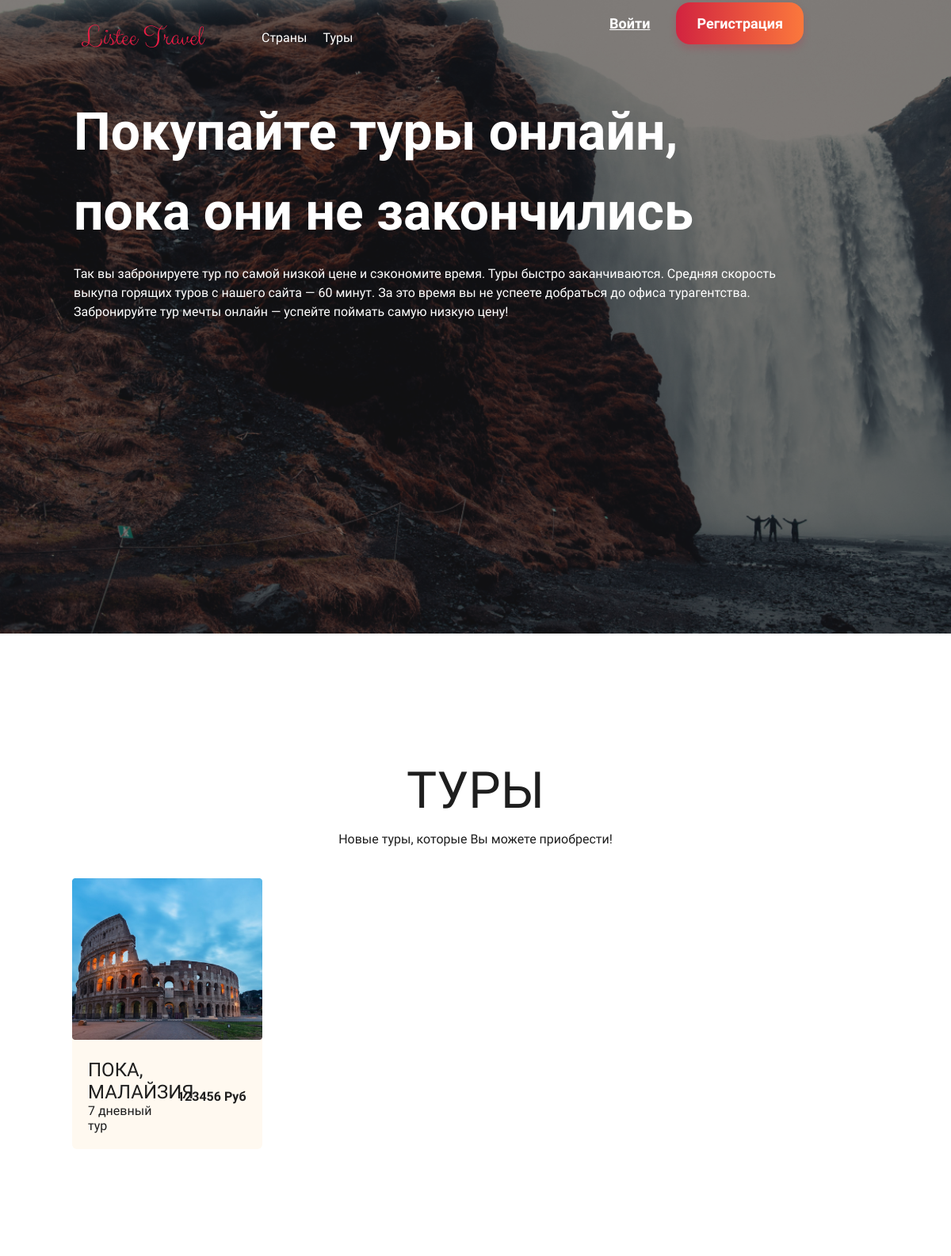
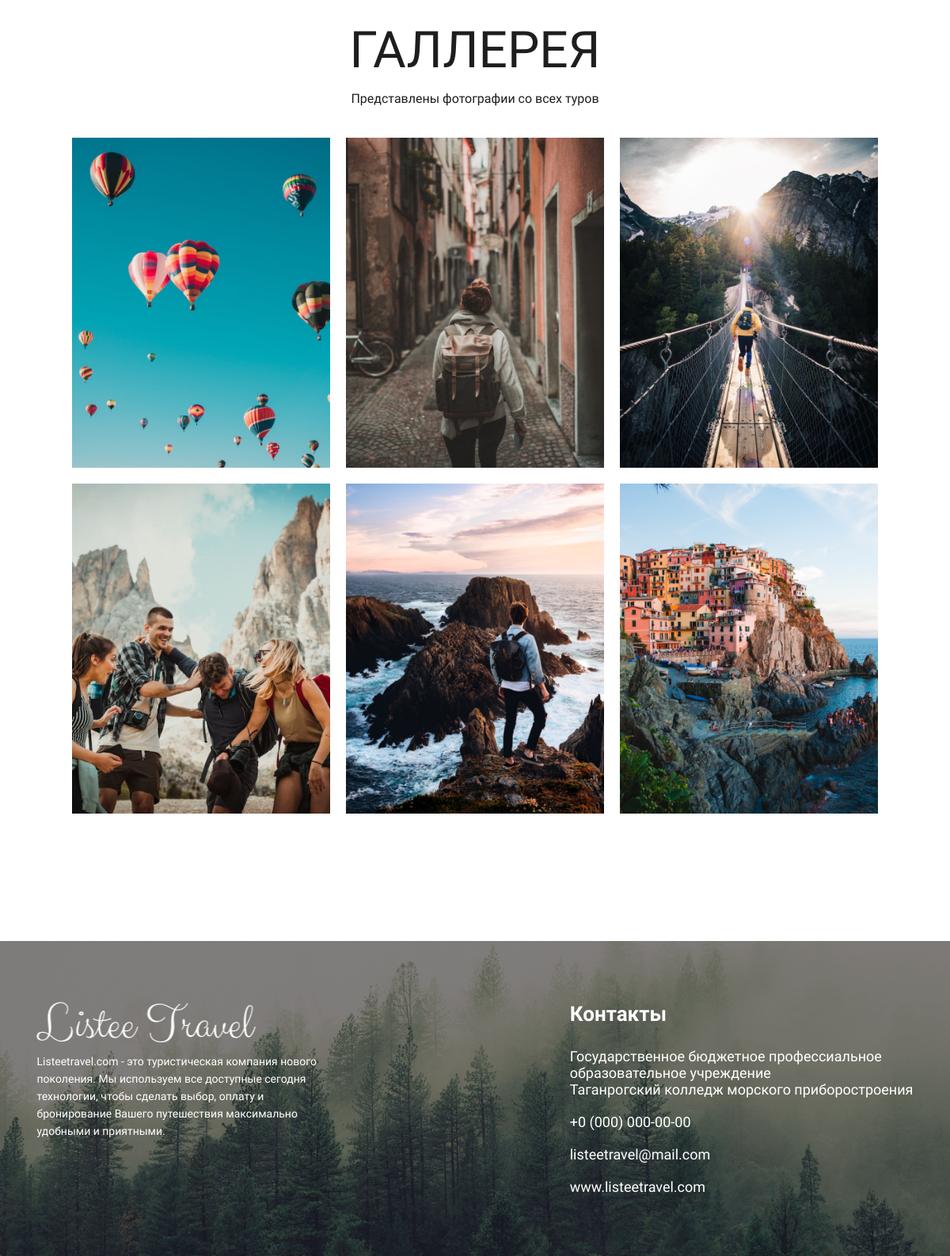
The app's page /tour/country.php?id=3 with its own data (2 pictures, top to bottom).
### tables this page shows
CREATE TABLE `tours` (
  `id` int(11) NOT NULL,
  `idcountry` int(11) NOT NULL,
  `title` varchar(100) NOT NULL,
  `price` int(11) NOT NULL,
  `pathimg` varchar(500) NOT NULL,
  `descrip` varchar(1000) NOT NULL,
  `startdate` date NOT NULL,
  `finishdate` date NOT NULL
);

CREATE TABLE `country` (
  `id` int(11) NOT NULL,
  `title` varchar(100) NOT NULL,
  `pathimg` varchar(500) NOT NULL
);

### tour/country.php (the view, shortened to what this page needs)
<?php
require_once("../db/db.php");
?>
<!DOCTYPE html>
<html lang="en">
<head>
    <link rel="stylesheet" href="../style/style.css">
    <link rel="stylesheet" href="../style/media.css">
</head>
<body>
<header>
        <div class="hi">
        </div>
        <div class="header-wrapper">
            <nav class="menu">
                <div class="menu-logo">
                    <a href="../index.php"><img src="../img/logo.png"></a>
                </div>
                <ul class="menu-btn">
                    <li><a href="../view_country/view_all.php">Страны</a></li>
                    <li><a href="all_tour.php">Туры</a></li>
                </ul>
                <?php
                if(!isset($_COOKIE["id"])) { ?>
                    <div class="signin-btns">
                        <ul class="sb-list">
                            <li class="sbl-item"><a href="../login/login.php" class="sbli-signin">Войти</a></li>
                            <li class="sbl-item"><a href="../registration/registration.php" class="sbli-signup">Регистрация</a></li>
                        </ul>
                    </div>
                <?php } ?>
            </nav>
            <div class="header-slogan">
                <p class="hs-title">Покупайте туры онлайн, пока они не закончились</p>
                <p class="hs-subtitle">Так вы забронируете тур по самой низкой цене и сэкономите время. Туры быстро заканчиваются. Средняя скорость выкупа горящих туров с нашего сайта — 60 минут. За это время вы не успеете добраться до офиса турагентства. Забронируйте тур мечты онлайн — успейте поймать самую низкую цену!</p>
            </div>
        </div>
    </header>
    <main>
        <div class="container-tour-packages">
            <section class="tour-packages">
                <div class="tp-wrapper">
                    <div class="tw-title">
                        <p>ТУРЫ</p>
                    </div>
                    <div class="tp-subtitle">
                        <p>Новые туры, которые Вы можете приобрести!</p>
                    </div>
                    <div class="tp-info">
                        <div class="tpi-wrapper">
                            <div class="tpiw-block">
                                <?php
                                $idcount = $_GET['id'];
                                $sel_tour = mysqli_query($link, "SELECT * FROM `tours` WHERE `idcountry` = '$idcount'");
                                $sel_tour = mysqli_fetch_all($sel_tour);
                                $sel_count = mysqli_query($link, "SELECT * FROM `country` WHERE `id` = '$idcount'");
                                $sel_count = mysqli_fetch_assoc($sel_count);
                                foreach($sel_tour as $st) { ?>
                                    <a href="tour.php?id=<?php echo $st[0]; ?>">
                                        <img src="<?php print("../" . $st[4]); ?>" width="346px" >
                                        <div class="tpiwb-main">
                                            <div class="tpiwb-decrip">
                                                <p class="tpiwb-first"><?php echo $st[2]; ?>, <?php echo $sel_count['title']; ?></p>
                                                <p class="tpiwb-second">7 дневный тур</p>
                                            </div>
                                            <div class="tpiwb-price">
                                                <p><?php echo $st[3]; ?> Руб</p>
                                            </div>
                                        </div>
                                    </a>
                                <?php } ?>
                            </div>
                        </div>
                    </div>
                </div>
            </section>
        </div>
        <div class="container-photos">
            <section class="photos">
                <div class="photos-wrapper">
                    <div class="pw-title">
                        <p>ГАЛЛЕРЕЯ</p>
                    </div>
                    <div class="pw-subtitle">
                        <p>Представлены фотографии со всех туров</p>
                    </div>
                    <div class="pw-gallery">
                        <img src="../img/gallery-1.png">
                        <img src="../img/gallery-2.png">
                        <img src="../img/gallery-3.png">
                        <img src="../img/gallery-4.png">
                        <img src="../img/gallery-5.png">
                        <img src="../img/gallery-6.png">
                    </div>
                </div>
            </section>
        </div>
    </main>
    <footer>
        <div class="footer">
            <div class="footer-wrapper">
                <div class="fw-img">
                </div>
                <div class="fw-info">
                    <div class="fwi-wrapper">
                        <div class="fwiw-left">
                            <img src="../img/logo_white.png">
                            <p>Listeetravel.com - это туристическая компания нового поколения. Мы используем все доступные сегодня технологии, чтобы сделать выбор, оплату и бронирование Вашего путешествия максимально удобными и приятными.</p>
                        </div>
                        <div class="fwiw-right">
                            <p class="fwiwr-title">Контакты</p>
                            <div class="fwiwrt-contacts">
                                <p class="fwiwrtc-address">Государственное бюджетное профессиальное <br> образовательное учреждение <br> Таганрогский колледж морского приборостроения</p>
                                <a href="tel: +0 (000) 000-00-00">+0 (000) 000-00-00</a>
                                <a href="mailto: listeetravel@mail.com">listeetravel@mail.com</a>
                                <a href="../index.php">www.listeetravel.com</a>
                            </div>
                        </div>
                    </div>
                </div>
            </div>
        </div>
    </footer>
</body>
</html>

### style/style.css (style rules this page uses)
* { margin: 0; padding: 0; font-family: 'Raleway', sans-serif; }
header { position: relative; }
.header-wrapper { position: absolute; top: 0; width: calc(100% - 93px); }
.menu { display: flex; padding: 21px 93px; }
.signin-btns { margin-left: auto; }
.sb-list { list-style-type: none; display: flex; gap: 33px; align-items: center; margin: 0; }
.sbli-signin { font-weight: 700; font-size: 18px; line-height: 16px; text-decoration-line: underline; color: #FFFFFF; }
.sbli-signup { font-weight: 700; font-size: 18px; line-height: 16px; color: #FFFFFF; padding: 16px 26px; background: linear-gradient(90deg, #CD1A40 -11%, #FF803C 109.5%); box-shadow: 0px 5px 10px rgba(205, 26, 64, 0.22); border-radius: 18px; text-decoration: none; }
.header-slogan { width: 580px; padding: 21px 93px; }
.hs-title { margin-bottom: 16px; font-weight: 700; font-size: 86px; line-height: 101px; color: #FFFFFF; }
.hs-subtitle { margin-bottom: 48px; font-weight: 400; font-size: 16px; line-height: 24px; color: #FFFFFF; }
.menu-btn { list-style-type: none; display: flex; align-items: center; margin-left: 60px; gap: 20px; }
.menu-btn a { color: #FFFFFF; text-decoration: none; }
.hi { background-image: url("../img/header.png"); background-repeat: no-repeat; background-size: cover; height: 100vh; position: relative; }
main { margin-top: 151px; padding: 0 91px; }
.tw-title { display: flex; gap: 30px; justify-content: center; align-items: center; }
.container-activity, .container-tour-packages, .container-photos { margin-top: 161px; }
.aw-title, .tw-title, .pw-title { margin-bottom: 11px; }
.aw-title p, .tw-title p, .pw-title p { font-weight: 200; font-size: 64px; line-height: 75px; text-transform: uppercase; color: #1E1E1E; text-align: center; }
.aw-subtitle, .tp-subtitle, .pw-subtitle { margin-bottom: 36px; }
.aw-subtitle p, .tp-subtitle p, .pw-subtitle p { font-weight: 400; font-size: 16px; line-height: 26px; text-align: center; color: #1E1E1E; }
.tpiw-block { display: grid; grid-template-columns: repeat(4, 1fr); gap: 20px; }
.tpiw-block img { width: 100%; }
.tpiw-block a { display: inline-block; background: #FFF9F0; border-radius: 6px; text-decoration: none; }
.tpiwb-main { padding: 20px; display: flex; align-items: baseline; }
.tpiwb-first { font-weight: 500; font-size: 24px; line-height: 28px; text-transform: uppercase; color: #1E1E1E; }
.tpiwb-second { font-weight: 300; font-size: 16px; line-height: 19px; color: #1E1E1E; }
.tpiwb-price { margin-left: auto; margin-top: auto; margin-bottom: auto; }
.tpiwb-price p { font-weight: 600; font-size: 16px; line-height: 19px; color: #1E1E1E; }
.tpiwb-decrip { width: 50%; }
.pw-gallery { display: grid; grid-template-columns: repeat(3, 1fr); gap: 20px; }
.pw-gallery img { width: 100%; }
footer { margin-top: 161px; }
.footer-wrapper { position: relative; }
.fw-img { background-image: url("../img/footer.png"); background-repeat: no-repeat; background-size: cover; height: 398px; position: relative; }
.fw-info { position: absolute; top: 50%; left: 50%; margin-right: -50%; transform: translate(-50%, -50%); width: calc(100% - 93px); }
.fwi-wrapper { display: flex; }
.fwiw-left { width: 380px; }
.fwiw-left p { margin-top: 8px; font-weight: 300; font-size: 14px; line-height: 22px; color: #FFFFFF; }
.fwiw-right { margin-left: auto; }
.fwiwr-title { margin-bottom: 28px; font-weight: 700; font-size: 26px; line-height: 30px; color: #FFFFFF; }
.fwiwrt-contacts { display: flex; flex-direction: column; gap: 20px; }
.fwiwrtc-address { font-weight: 300; font-size: 18px; line-height: 21px; color: #FFFFFF; }
.fwiwrt-contacts a { font-weight: 300; font-size: 18px; line-height: 21px; color: #FFFFFF; text-decoration: none; }
.menu-logo { padding: 10px; }

### style/media.css (style rules this page uses)
@media (max-width: 1327px) { .header-slogan { margin-top: 0; width: auto; } }
@media (max-width: 1327px) { .hs-title { font-size: 66px; } }

### records on screen
tours: pathimg (picture), title "ПОКА", idcountry.title "МАЛАЙЗИЯ", price "123456"
